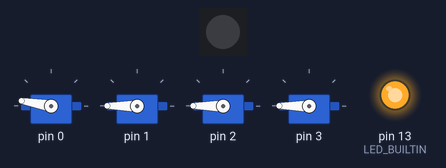
Bench run of a sketch on a simulated Arduino Uno, built with avr-gcc and run on an emulated ATmega328P. Parts: 1 RGB LEDs in strip order, left to right, 4 × servo, output pins drawn as LEDs (lit = HIGH). Wiring (inferred from the names in the program): I2C bus: SDA pin 5; SCL pin 6; PCA9685 PWM driver at I2C address 0x40. Servo pulses on a pin are drawn as a servo (544–2400 µs = 0–180°); what the sketch prints to the serial monitor is not drawn.

Above: at 1.55 s.
At 2.9 s:
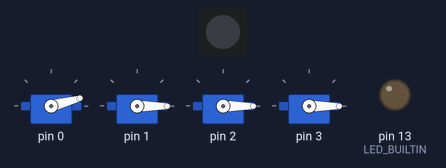
Timing chart, 0 to 4.8 s (numbered marks = the images above):
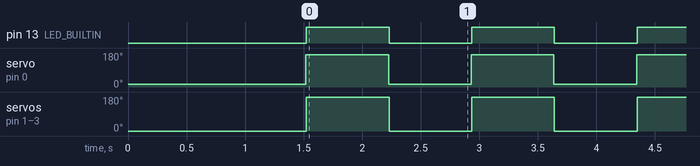

Measured:
- by itself, pin 13 (LED_BUILTIN): alternates HIGH for 0.71 s and LOW for 0.71 s
- by itself, servo on pin 0: alternates 170° for 0.71 s and 15° for 0.71 s
- by itself, servo on pin 1–3: alternates 180° for 0.71 s and 0° for 0.71 s

The sketch:

prueba_servos_pca.ino
```cpp
// Prueba de servos en PCA9685 con Arduino UNO
// - Mueve juntos los canales 0 a 3 de 0° a 180° y vuelta, a máxima velocidad. El resto queda apagado.
// - I2C por software (sin librerías) en D5 = SDA y D6 = SCL.
// Monitor serie a 115200 baudios.

const uint8_t PIN_SDA = 5;
const uint8_t PIN_SCL = 6;
const uint8_t DIRECCION = 0x40;

const uint8_t CANTIDAD_SERVOS = 4;   // canales 0 a 3
// Pulso para 0° y 180° de cada canal. El canal 0 va de 700 a 2300 porque con 500/2500 se pasaba de tope.
const int US_MIN[CANTIDAD_SERVOS] = {  700,  500,  500,  500 };
const int US_MAX[CANTIDAD_SERVOS] = { 2300, 2500, 2500, 2500 };

const int ESPERA_EXTREMO_MS = 700;   // tiempo para llegar al otro extremo (bajarlo si llegan antes)

// ---------- I2C por software (open-drain) ----------
void lineaAlta(uint8_t p) { pinMode(p, INPUT_PULLUP); }
void lineaBaja(uint8_t p) { digitalWrite(p, LOW); pinMode(p, OUTPUT); }
void esperar() { delayMicroseconds(5); }

void i2cStart() {
  lineaAlta(PIN_SDA); lineaAlta(PIN_SCL); esperar();
  lineaBaja(PIN_SDA); esperar();
  lineaBaja(PIN_SCL); esperar();
}

void i2cStop() {
  lineaBaja(PIN_SDA); esperar();
  lineaAlta(PIN_SCL); esperar();
  lineaAlta(PIN_SDA); esperar();
}

bool i2cEscribir(uint8_t dato) {
  for (int i = 7; i >= 0; i--) {
    if (dato & (1 << i)) lineaAlta(PIN_SDA); else lineaBaja(PIN_SDA);
    esperar();
    lineaAlta(PIN_SCL); esperar();
    lineaBaja(PIN_SCL); esperar();
  }
  lineaAlta(PIN_SDA); esperar();          // soltar SDA para el ACK
  lineaAlta(PIN_SCL); esperar();
  bool ack = (digitalRead(PIN_SDA) == LOW);
  lineaBaja(PIN_SCL); esperar();
  return ack;
}

// ---------- PCA9685 ----------
void pcaEscribir(uint8_t reg, uint8_t valor) {
  i2cStart();
  i2cEscribir(DIRECCION << 1);
  i2cEscribir(reg);
  i2cEscribir(valor);
  i2cStop();
}

void pcaIniciar() {
  pcaEscribir(0x00, 0x10);   // MODE1: sleep para poder cambiar el prescaler
  pcaEscribir(0xFE, 121);    // PRESCALE: 25 MHz / (4096 * 50 Hz) - 1 = 121 -> 50 Hz
  pcaEscribir(0x00, 0x20);   // MODE1: despierto, auto-incremento
  delay(1);
  pcaEscribir(0x00, 0xA0);   // MODE1: restart
  pcaEscribir(0x01, 0x04);   // MODE2: salidas totem-pole
  pcaEscribir(0xFD, 0x10);   // ALL_LED_OFF_H: apaga los 16 canales (el PCA guarda lo anterior si no se le corta la alimentación)
}

// Pone el mismo ángulo en los canales 0..CANTIDAD_SERVOS-1 en una sola transmisión
void servosAngulo(int angulo) {
  i2cStart();
  i2cEscribir(DIRECCION << 1);
  i2cEscribir(0x06);                // LED0_ON_L, luego auto-incremento
  for (uint8_t c = 0; c < CANTIDAD_SERVOS; c++) {
    uint16_t microseg = map(angulo, 0, 180, US_MIN[c], US_MAX[c]);
    uint16_t cuenta = (uint32_t)microseg * 4096 / 20000;
    i2cEscribir(0);
    i2cEscribir(0);
    i2cEscribir(cuenta & 0xFF);
    i2cEscribir(cuenta >> 8);
  }
  i2cStop();
}

void setup() {
  Serial.begin(115200);
  pinMode(LED_BUILTIN, OUTPUT);
  delay(500);
  Serial.println("\n=== Prueba servos PCA9685 (canales 0-3) ===");

  lineaAlta(PIN_SDA); lineaAlta(PIN_SCL);
  delay(2);
  while (true) {
    i2cStart();
    bool ack = i2cEscribir(DIRECCION << 1);
    i2cStop();
    if (ack) break;
    Serial.println("No se encontro el PCA9685 en D5/D6. Reintentando...");
    digitalWrite(LED_BUILTIN, !digitalRead(LED_BUILTIN));
    delay(2000);
  }

  pcaIniciar();
  servosAngulo(0);
  Serial.println("PCA9685 OK. Servos en 0.");
  delay(1000);
}

// Salto directo entre extremos: el servo va a su velocidad máxima
void loop() {
  servosAngulo(180);
  digitalWrite(LED_BUILTIN, HIGH);
  delay(ESPERA_EXTREMO_MS);

  servosAngulo(0);
  digitalWrite(LED_BUILTIN, LOW);
  delay(ESPERA_EXTREMO_MS);
}
```
